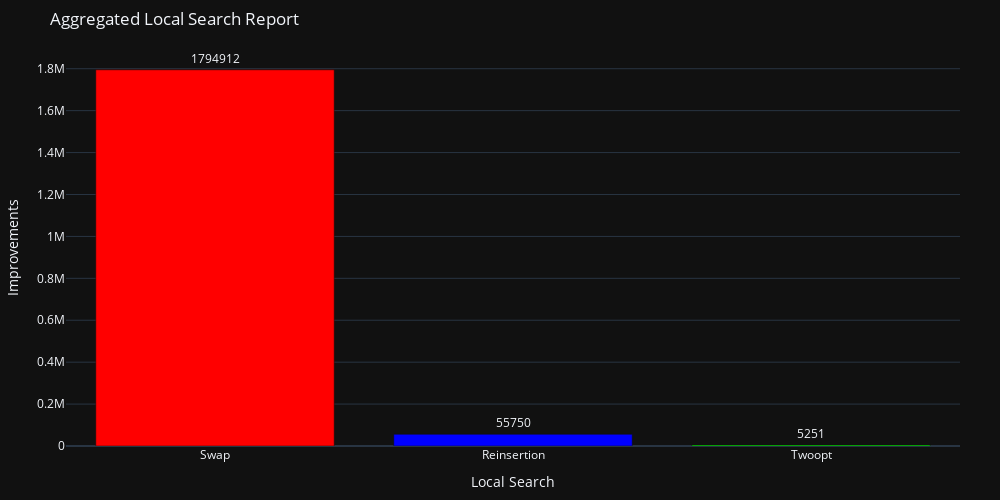

The notebook cell saved with this chart:
### Code cell
output_report.plot_lsreport()

### Figure 1 — Plotly figure (JSON) as saved in the notebook; plotly's stock layout.template omitted (floating-point values rounded to 4 significant figures)
{"data": [{"hoverinfo": "x+y", "marker": {"color": ["#FF0000", "#0000FF", "#00FF00"]}, "text": ["1794912", "55750", "5251"], "textposition": "outside", "type": "bar", "x": ["Swap", "Reinsertion", "Twoopt"], "y": [1794912, 55750, 5251]}], "layout": {"font": {"size": 12}, "height": 500, "margin": {"b": 50, "l": 40, "r": 40, "t": 50}, "title": {"text": "Aggregated Local Search Report"}, "width": 1000, "xaxis": {"title": {"text": "Local Search"}}, "yaxis": {"title": {"text": "Improvements"}}}}
